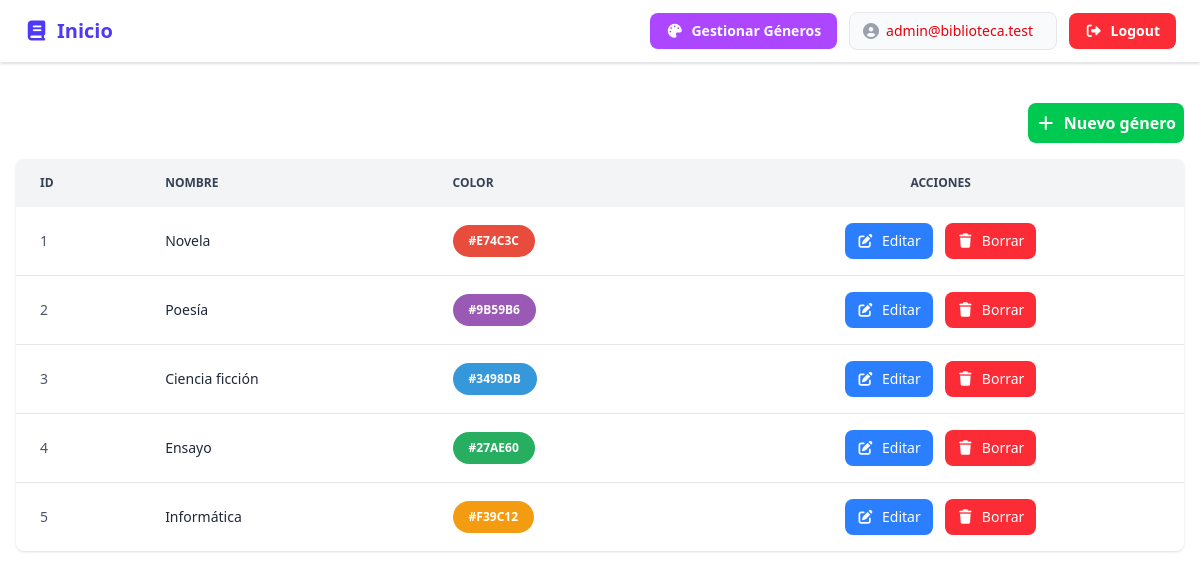
/generos/admin.php (signed in), run on the app's committed database.
### tables this page shows
CREATE TABLE generos (
    id      INT UNSIGNED AUTO_INCREMENT PRIMARY KEY,
    nombre  VARCHAR(50) UNIQUE NOT NULL,
    color   CHAR(7) NOT NULL
);

### src/Bd/Genero.php (called while the page is built, shortened)
<?php
class Genero extends Conexion{
    private static function executeQuery(string $q, array $opciones, bool $devolverAlgo): bool|PDOStatement{
        $stmt= parent::getConexion()->prepare($q);
        try{
            $stmt->execute($opciones);
            return $devolverAlgo ? $stmt : false;
        }catch(PDOException $ex){
            throw new PDOException("Error al ejecutar consulta: ".$ex->getMessage());
        }
    }
    public static function getGeneros():array{
        $q="select * from generos";
        $stmt=self::executeQuery($q, [], true);
        return $stmt->fetchAll(PDO::FETCH_OBJ);
    }
}

### src/Bd/Conexion.php (called while the page is built, shortened)
<?php
abstract class Conexion{
    private static ?PDO $conexion=null;
    protected static function getConexion(): PDO {
        return self::$conexion;
    }
    protected static function setConexion(): void{
        $dotenv= \Dotenv\Dotenv::createImmutable(self::getRootPath());
        $usuario= $_ENV['USUARIO'];
        $password= $_ENV['PASSWORD'];
        $puerto= $_ENV['PORT'];
        $host=$_ENV['HOST'];
        $db=$_ENV['DBNAME'];
        $dsn= "mysql:host=$host; dbname=$db; port=$puerto charset=utf8mb4";
        $opciones=[
            PDO::ATTR_ERRMODE => PDO::ERRMODE_EXCEPTION,
            PDO::ATTR_PERSISTENT => false,
            PDO::ATTR_EMULATE_PREPARES => false
        ];
        try{
            self::$conexion = new PDO($dsn, $usuario, $password, $opciones);
        }catch (PDOException $ex){
            throw new PDOException("Error en la conexión ". $ex->getMessage());
        }
    }
    private static function getRootPath(): string
    {
        return dirname(__DIR__, 2);
    }
}

### public/generos/admin.php (the view, shortened to what this page needs)
<?php
$generos = Genero::getGeneros();
?>
<!DOCTYPE html>
<html lang="es">
<head>
    <script src="https://cdn.jsdelivr.net/npm/@tailwindcss/browser@4"></script>
    <link rel="stylesheet" href="https://cdnjs.cloudflare.com/ajax/libs/font-awesome/7.3.1/css/all.min.css">
    <link rel="stylesheet" href="https://unpkg.com/@constantine256/dialogx/dist/dialogx.css">
</head>
<body>
    <?php Navegacion::pintarBarraNavegacion() ?>
    <main class="max-w-7xl mx-auto px-4 py-10">
        <div class="flex flex-row-reverse mb-4">
            <a href="crear.php" class="p-2 rounded-lg text-white font-semibold bg-green-500 hover:bg-green-700">
                <i class="fas fa-add mr-2"></i>Nuevo género
            </a>
        </div>
        <div class="overflow-x-auto bg-white rounded-lg shadow">
            <table class="w-full text-left text-sm text-gray-600">
                <thead class="bg-gray-100 text-gray-700 uppercase text-xs">
                    <tr>
                        <th class="px-6 py-4">ID</th>
                        <th class="px-6 py-4">Nombre</th>
                        <th class="px-6 py-4">Color</th>
                        <th class="px-6 py-4 text-center">Acciones</th>
                    </tr>
                </thead>
                <tbody class="divide-y divide-gray-200">
                    <?php foreach ($generos as $item): ?>
                        <tr class="hover:bg-gray-50">
                            <td class="px-6 py-4"><?= $item->id ?></td>
                            <td class="px-6 py-4 font-medium text-gray-800">
                                <?= $item->nombre ?>
                            </td>
                            <td class="px-6 py-4">
                                <span class="inline-block bg-[<?= $item->color ?>] text-white px-4 py-2 rounded-full text-xs font-semibold">
                                    <?= $item->color ?>
                                </span>
                            </td>
                            <td class="px-6 py-4">
                                <form action="borrar.php" method="POST">
                                    <div class="flex justify-center gap-3">
                                        <a href="editar.php?id=<?= $item->id ?>"
                                            class="bg-blue-500 hover:bg-blue-700 text-white px-3 py-2 rounded-lg text-sm">
                                            <i class="fa-solid fa-pen-to-square mr-1"></i> Editar
                                        </a>
                                        <button type="submit"
                                            onclick="return confirm('¿Borrar definitivamente?')"
                                            class="bg-red-500 hover:bg-red-700 text-white px-3 py-2 rounded-lg text-sm">
                                            <i class="fa-solid fa-trash mr-1"></i> Borrar
                                        </button>
                                    </div>
                                </form>
                            </td>
                        </tr>
                    <?php endforeach; ?>
                </tbody>
            </table>
        </div>
    </main>
</body>
</html>

### src/Utils/Navegacion.php (shortened to what this page needs)
<?php
abstract class Navegacion
{
    public static function pintarBarraNavegacion(): void
    {
        $localizacion = $_SERVER['PHP_SELF'];
        $ruta = "./cerrar.php";
        $enlace = "./libros/admin.php";
        $enlaceGeneros = "./generos/admin.php";
        $texto = "Gestionar Libros";
        if (str_contains($localizacion, 'libros') || str_contains($localizacion, 'generos')) {
            $ruta = "./../cerrar.php";
            $enlace = "./../";
            $enlaceGeneros = "./../generos/admin.php";
            $texto = "Inicio";
        }
        $color = "";
        if (isset($_SESSION['perfil'])) {
            $color = ($_SESSION['perfil'] == 1) ? "text-red-600" : "text-blue-600";
        }
        $user = $_SESSION['email'] ?? "";
        $userLogo = <<<TXT
            <div class="relative">
                <i class="fas fa-user-circle absolute left-3 top-1/2 -translate-y-1/2 text-gray-400"></i>
                <input
                    type="text"
                    value="$user"
                    readonly
                    class="w-52 pl-9 pr-3 py-2 text-sm $color bg-gray-50 border border-gray-200 rounded-lg focus:outline-none cursor-default"
                >
            </div>
            <a href="$ruta"
                class="flex items-center gap-2 px-4 py-2 bg-red-500 hover:bg-red-600 text-white text-sm font-semibold rounded-lg transition duration-200">
                <i class="fas fa-sign-out-alt"></i>
                Logout
            </a>
        TXT;
        $nologin = <<<TXT
            <a href="login.php"
                class="flex items-center gap-2 px-4 py-2 bg-green-500 hover:bg-green-600 text-white text-sm font-semibold rounded-lg transition duration-200">
                <i class="fas fa-sign-out-alt"></i>
                Login
            </a>
        TXT;
        $gestionGeneros = "";
        if (isset($_SESSION['perfil']) && $_SESSION['perfil'] == 1) {
            $gestionGeneros = <<<TXT
                <a href="$enlaceGeneros"
                    class="flex items-center gap-2 px-4 py-2 bg-purple-500 hover:bg-purple-600 text-white text-sm font-semibold rounded-lg transition duration-200">
                    <i class="fas fa-palette"></i>
                    Gestionar Géneros
                </a>
            TXT;
        }
        $cambios = (isset($_SESSION['email'])) ? $userLogo : $nologin;
        echo <<<TXT
        <nav class="bg-white border-b border-gray-200 shadow-sm px-6 py-3">
            <div class="max-w-7xl mx-auto flex items-center justify-between">
                <a href="$enlace" class="flex items-center gap-2 text-indigo-600 font-bold text-xl hover:text-indigo-800">
                    <i class="fas fa-book"></i>
                    <span>$texto</span>
                </a>
                <div class="flex items-center gap-3">
                    $gestionGeneros
                    $cambios
                </div>
            </div>
        </nav>
        TXT;
    }
}

### data on the page
generos: id "1", nombre "Novela", color "#E74C3C"
generos: id "2", nombre "Poesía", color "#9B59B6"
generos: id "3", nombre "Ciencia ficción", color "#3498DB"
generos: id "4", nombre "Ensayo", color "#27AE60"
generos: id "5", nombre "Informática", color "#F39C12"

### other printed values
$texto "Inicio"
